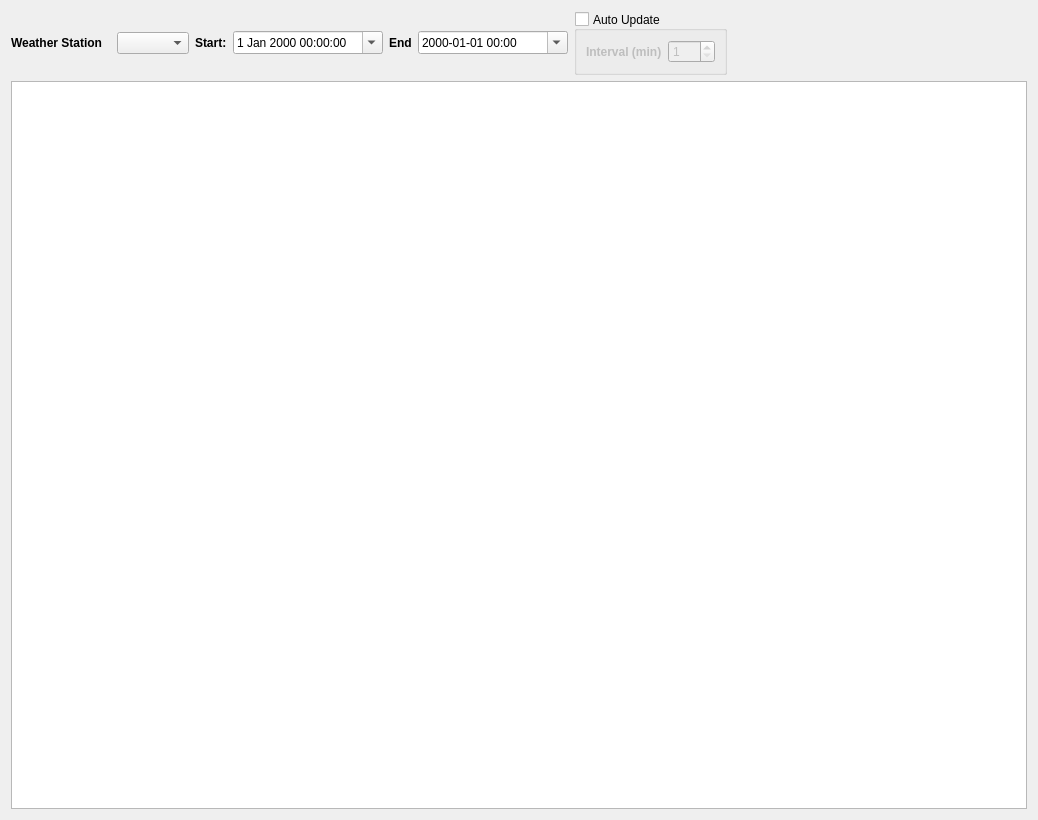
<?xml version="1.0" encoding="UTF-8"?>
<ui version="4.0">
 <class>Form</class>
 <widget class="QWidget" name="Form">
  <property name="geometry">
   <rect>
    <x>0</x>
    <y>0</y>
    <width>1038</width>
    <height>820</height>
   </rect>
  </property>
  <property name="windowTitle">
   <string>Form</string>
  </property>
  <layout class="QGridLayout" name="gridLayout_2">
   <item row="0" column="4">
    <widget class="QLabel" name="label_2">
     <property name="font">
      <font>
       <weight>75</weight>
       <bold>true</bold>
      </font>
     </property>
     <property name="text">
      <string>End</string>
     </property>
    </widget>
   </item>
   <item row="0" column="3">
    <widget class="QDateTimeEdit" name="dateTimeEditStart">
     <property name="minimumSize">
      <size>
       <width>150</width>
       <height>0</height>
      </size>
     </property>
     <property name="calendarPopup">
      <bool>true</bool>
     </property>
    </widget>
   </item>
   <item row="0" column="0">
    <widget class="QLabel" name="Label">
     <property name="sizePolicy">
      <sizepolicy hsizetype="Fixed" vsizetype="Preferred">
       <horstretch>0</horstretch>
       <verstretch>0</verstretch>
      </sizepolicy>
     </property>
     <property name="minimumSize">
      <size>
       <width>100</width>
       <height>0</height>
      </size>
     </property>
     <property name="font">
      <font>
       <weight>75</weight>
       <bold>true</bold>
      </font>
     </property>
     <property name="text">
      <string>Weather Station</string>
     </property>
    </widget>
   </item>
   <item row="0" column="5">
    <widget class="QDateTimeEdit" name="dateTimeEditEnd">
     <property name="sizePolicy">
      <sizepolicy hsizetype="Minimum" vsizetype="Fixed">
       <horstretch>0</horstretch>
       <verstretch>0</verstretch>
      </sizepolicy>
     </property>
     <property name="minimumSize">
      <size>
       <width>150</width>
       <height>0</height>
      </size>
     </property>
     <property name="displayFormat">
      <string>yyyy-MM-dd HH:mm</string>
     </property>
     <property name="calendarPopup">
      <bool>true</bool>
     </property>
    </widget>
   </item>
   <item row="0" column="6" colspan="3">
    <widget class="QGroupBox" name="groupBoxAutoUpdate">
     <property name="title">
      <string>Auto Update</string>
     </property>
     <property name="alignment">
      <set>Qt::AlignLeading|Qt::AlignLeft|Qt::AlignVCenter</set>
     </property>
     <property name="flat">
      <bool>false</bool>
     </property>
     <property name="checkable">
      <bool>true</bool>
     </property>
     <property name="checked">
      <bool>false</bool>
     </property>
     <layout class="QGridLayout" name="gridLayout">
      <item row="0" column="1">
       <widget class="QSpinBox" name="spinBoxUpdateInterval">
        <property name="minimum">
         <number>1</number>
        </property>
        <property name="maximum">
         <number>120</number>
        </property>
       </widget>
      </item>
      <item row="0" column="0">
       <widget class="QLabel" name="label_3">
        <property name="font">
         <font>
          <weight>75</weight>
          <bold>true</bold>
         </font>
        </property>
        <property name="text">
         <string>Interval (min)</string>
        </property>
       </widget>
      </item>
     </layout>
    </widget>
   </item>
   <item row="0" column="1">
    <widget class="QComboBox" name="comboBoxWeatherStation">
     <property name="insertPolicy">
      <enum>QComboBox::InsertAlphabetically</enum>
     </property>
    </widget>
   </item>
   <item row="0" column="2">
    <widget class="QLabel" name="label">
     <property name="font">
      <font>
       <weight>75</weight>
       <bold>true</bold>
      </font>
     </property>
     <property name="text">
      <string>Start:</string>
     </property>
    </widget>
   </item>
   <item row="0" column="9">
    <spacer name="horizontalSpacer">
     <property name="orientation">
      <enum>Qt::Horizontal</enum>
     </property>
     <property name="sizeHint" stdset="0">
      <size>
       <width>40</width>
       <height>20</height>
      </size>
     </property>
    </spacer>
   </item>
   <item row="1" column="0" colspan="10">
    <widget class="QGraphicsView" name="graphicsView"/>
   </item>
  </layout>
 </widget>
 <resources>
  <include location="../VSOP.qrc"/>
 </resources>
 <connections/>
</ui>
